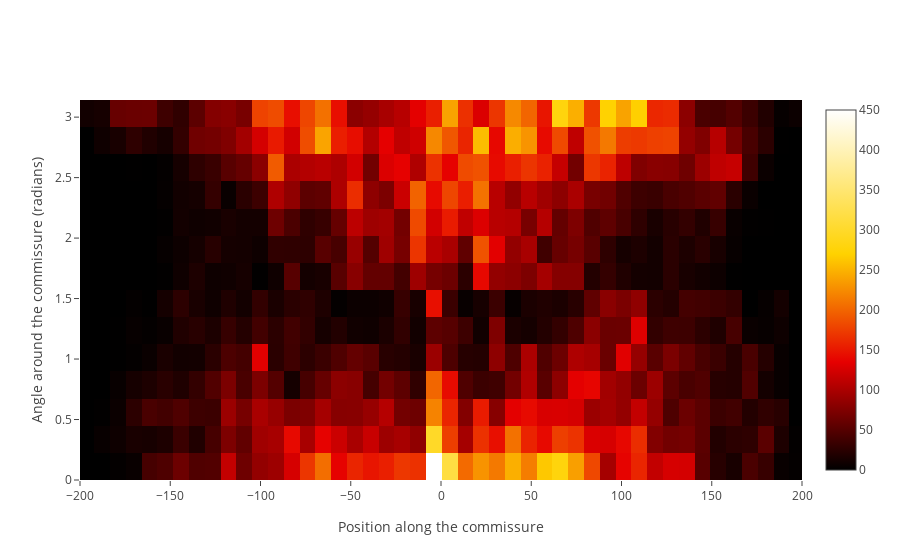

Notebook code cell kept with this figure:
### Code cell
layout['xaxis']['range'] = [-200,200]
fig = go.Figure(data=[wtzrf1],layout=layout)
iplot(fig,filename='final_wtzrf1_hm_theta')

### Figure 1 — Plotly figure (JSON) as saved in the notebook; plotly's stock layout.template omitted (floating-point values rounded to 4 significant figures; data arrays with more than 128 entries replaced by an {"elided": "..."} marker saying what was removed)
{"data": [{"colorscale": "Hot", "type": "heatmap", "x": [-200.8, -192.1, -183.3, -174.6, -165.8, -157.1, -148.3, -139.6, -130.8, -122.1, -113.3, -104.6, -95.81, -87.06, -78.3, -69.55, -60.8, -52.05, -43.3, -34.55, -25.8, -17.04, -8.293, 0.4586, 9.21, 17.96, 26.71, 35.46, 44.22, 52.97, 61.72, 70.47, 79.22, 87.97, 96.72, 105.5, 114.2, 123.0, 131.7, 140.5, 149.2, 158.0, 166.7, 175.5, 184.2, 193.0, 201.7, 210.5, 219.2, 228.0], "y": [6.928e-06, 0.2244, 0.4488, 0.6732, 0.8976, 1.122, 1.346, 1.571, 1.795, 2.02, 2.244, 2.468, 2.693, 2.917, 3.142], "z": {"elided": "14x49 float values"}, "zmax": 450, "zmin": 0}], "layout": {"xaxis": {"range": [-200, 200], "title": "Position along the commissure"}, "yaxis": {"title": "Angle around the commissure (radians)"}}}
